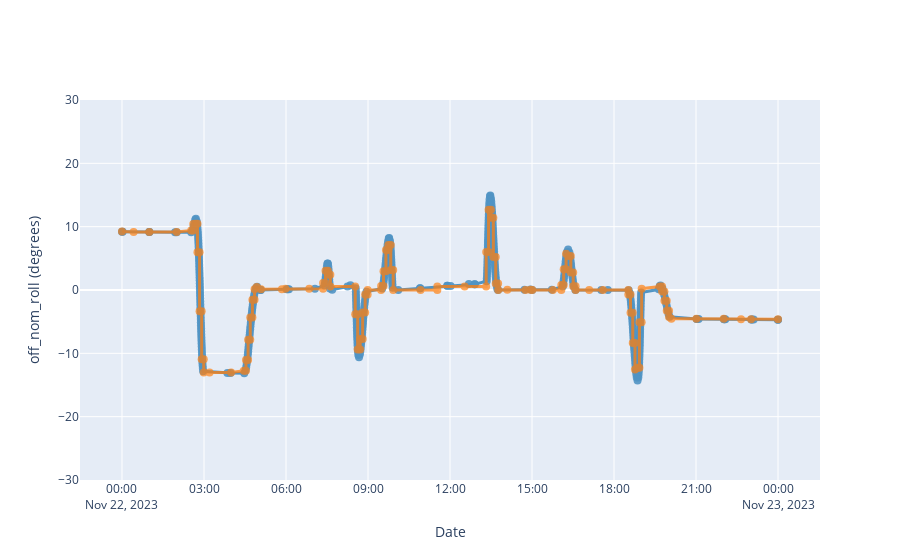

The cell this chart's notebook holds for it:
### Code cell
off_nom_roll_val.get_plot_figure()

### Figure 1 — Plotly figure (JSON) as saved in the notebook; plotly's stock layout.template omitted (floating-point values rounded to 4 significant figures; data arrays with more than 128 entries replaced by an {"elided": "..."} marker saying what was removed)
{"data": [{"hovertemplate": "%{x|%Y:%j:%H:%M:%S} %{y}", "line": {"color": "#1f77b4", "width": 3}, "marker": {"opacity": 0.9, "size": 8}, "mode": "lines+markers", "name": "Telem", "opacity": 0.75, "showlegend": false, "type": "scatter", "x": {"elided": "384 str values"}, "y": {"elided": "384 float values"}}, {"hovertemplate": "%{x|%Y:%j:%H:%M:%S} %{y}", "line": {"color": "#ff7f0e", "width": 3}, "marker": {"opacity": 0.9, "size": 8}, "mode": "lines+markers", "name": "State", "opacity": 0.75, "showlegend": false, "type": "scatter", "x": {"elided": "130 str values"}, "y": {"elided": "130 float values"}}], "layout": {"xaxis": {"title": {"text": "Date"}}, "yaxis": {"range": [-30, 30], "title": {"text": "off_nom_roll (degrees)"}}}}
